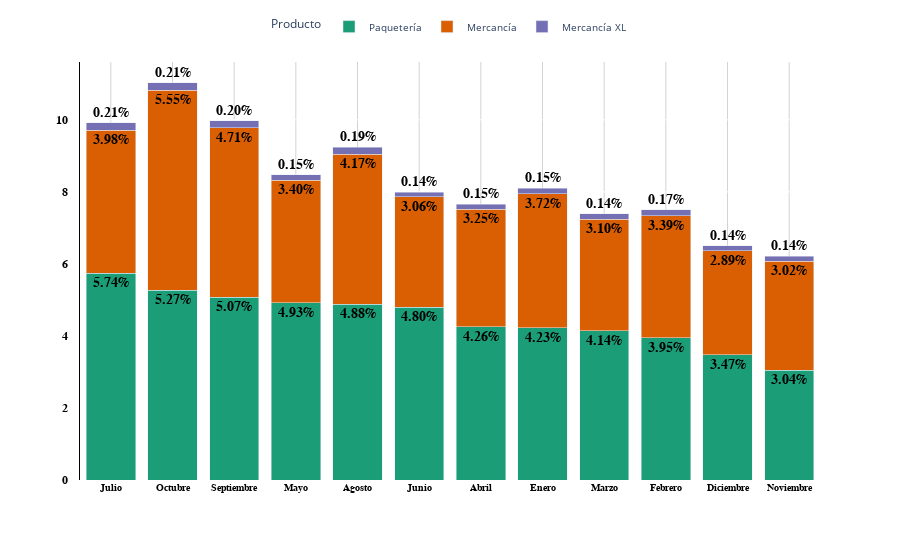

Write notebook code for a chart like this one.
### Code cell
productos_meses = entregas.groupby(by=['Producto','month'],observed=False).agg(
    sum_unidades = ('Unidades','sum')
).reset_index()

productos_meses['Porcentaje'] = (productos_meses['sum_unidades']/productos_meses['sum_unidades'].sum())*100
productos_meses = productos_meses.sort_values(
    by='Porcentaje',  # Columna por la que ordenar
    ascending=False   # Orden descendente (de mayor a menor)
).reset_index(drop=True)


meses = {
    1: "Enero",
    2: "Febrero",
    3: "Marzo",
    4: "Abril",
    5: "Mayo",
    6: "Junio",
    7: "Julio",
    8: "Agosto",
    9: "Septiembre",
    10: "Octubre",
    11: "Noviembre",
    12: "Diciembre"
}

productos_meses['month'] = productos_meses['month'].map(meses)
fig = crear_barplot_personalizado(productos_meses, 
                                   x='month', 
                                   y='Porcentaje', 
                                   color='Producto',
                                   decimales='%{y:.2f}%',
                                   titulo='')

fig.show()

### Figure 1 — Plotly figure (JSON) as saved in the notebook; plotly's stock layout.template omitted (floating-point values rounded to 4 significant figures)
{"data": [{"hovertemplate": "Producto=Paquetería<br> =%{x}<br>Porcentaje=%{text}<extra></extra>", "legendgroup": "Paquetería", "marker": {"color": "rgb(27,158,119)", "pattern": {"shape": ""}}, "name": "Paquetería", "orientation": "v", "showlegend": true, "text": [5.735, 5.267, 5.069, 4.927, 4.882, 4.796, 4.262, 4.232, 4.14, 3.951, 3.474, 3.044], "textfont": {"color": "black", "family": "Arial", "size": 14, "weight": "bold"}, "textposition": "outside", "texttemplate": "%{y:.2f}%", "type": "bar", "x": ["Julio", "Octubre", "Septiembre", "Mayo", "Agosto", "Junio", "Abril", "Enero", "Marzo", "Febrero", "Diciembre", "Noviembre"], "xaxis": "x", "y": [5.735, 5.267, 5.069, 4.927, 4.882, 4.796, 4.262, 4.232, 4.14, 3.951, 3.474, 3.044], "yaxis": "y"}, {"hovertemplate": "Producto=Mercancía<br> =%{x}<br>Porcentaje=%{text}<extra></extra>", "legendgroup": "Mercancía", "marker": {"color": "rgb(217,95,2)", "pattern": {"shape": ""}}, "name": "Mercancía", "orientation": "v", "showlegend": true, "text": [5.551, 4.711, 4.169, 3.98, 3.716, 3.395, 3.385, 3.249, 3.104, 3.063, 3.024, 2.893], "textfont": {"color": "black", "family": "Arial", "size": 14, "weight": "bold"}, "textposition": "outside", "texttemplate": "%{y:.2f}%", "type": "bar", "x": ["Octubre", "Septiembre", "Agosto", "Julio", "Enero", "Mayo", "Febrero", "Abril", "Marzo", "Junio", "Noviembre", "Diciembre"], "xaxis": "x", "y": [5.551, 4.711, 4.169, 3.98, 3.716, 3.395, 3.385, 3.249, 3.104, 3.063, 3.024, 2.893], "yaxis": "y"}, {"hovertemplate": "Producto=Mercancía XL<br> =%{x}<br>Porcentaje=%{text}<extra></extra>", "legendgroup": "Mercancía XL", "marker": {"color": "rgb(117,112,179)", "pattern": {"shape": ""}}, "name": "Mercancía XL", "orientation": "v", "showlegend": true, "text": [0.2083, 0.2083, 0.2007, 0.1913, 0.1677, 0.1517, 0.1494, 0.1477, 0.1425, 0.138, 0.1375, 0.1371], "textfont": {"color": "black", "family": "Arial", "size": 14, "weight": "bold"}, "textposition": "outside", "texttemplate": "%{y:.2f}%", "type": "bar", "x": ["Octubre", "Julio", "Septiembre", "Agosto", "Febrero", "Enero", "Mayo", "Abril", "Marzo", "Noviembre", "Junio", "Diciembre"], "xaxis": "x", "y": [0.2083, 0.2083, 0.2007, 0.1913, 0.1677, 0.1517, 0.1494, 0.1477, 0.1425, 0.138, 0.1375, 0.1371], "yaxis": "y"}], "layout": {"bargap": 0.2, "barmode": "stack", "hoverlabel": {"bgcolor": "white", "font": {"family": "Arial", "size": 12}}, "legend": {"font": {"size": 10}, "orientation": "h", "title": {"text": "Producto"}, "tracegroupgap": 0, "x": 0.5, "xanchor": "center", "y": 1.05, "yanchor": "bottom"}, "margin": {"t": 60}, "paper_bgcolor": "white", "plot_bgcolor": "white", "showlegend": true, "title": {"font": {"color": "black", "family": "Arial", "size": 18}, "text": "", "x": 0.5}, "xaxis": {"anchor": "y", "domain": [0, 1], "gridcolor": "lightgrey", "showgrid": true, "tickfont": {"color": "black", "family": "Arial", "size": 10, "weight": "bold"}, "title": {"font": {"color": "black", "family": "Arial", "size": 14}, "text": " "}, "zerolinecolor": "lightgrey"}, "yaxis": {"anchor": "x", "automargin": true, "autorange": true, "domain": [0, 1], "linecolor": "black", "showline": true, "tickfont": {"color": "black", "family": "Arial", "size": 12, "weight": "bold"}, "ticklen": 10, "ticksuffix": "   ", "title": {"text": ""}}}}
